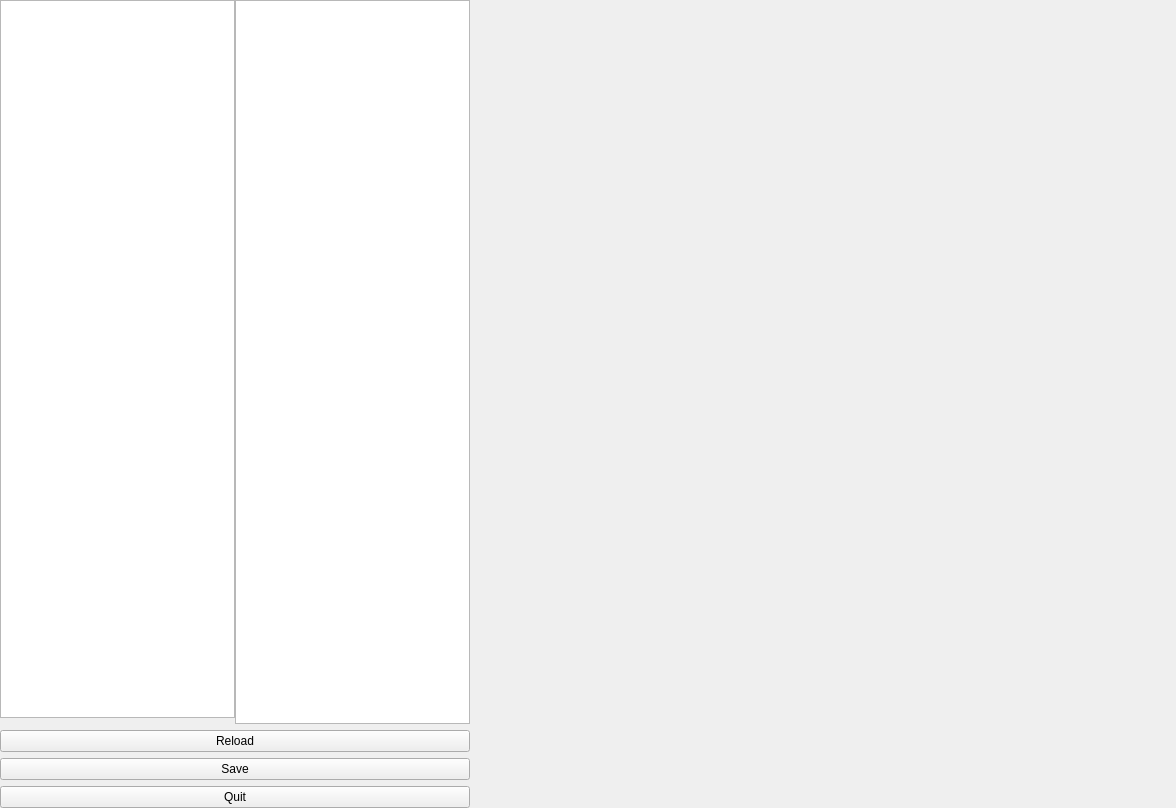
<?xml version="1.0" encoding="UTF-8"?>
<ui version="4.0">
 <class>ConfigWindow</class>
 <widget class="QWidget" name="ConfigWindow">
  <property name="geometry">
   <rect>
    <x>0</x>
    <y>0</y>
    <width>1176</width>
    <height>808</height>
   </rect>
  </property>
  <property name="windowTitle">
   <string>Form</string>
  </property>
  <layout class="QGridLayout" name="gridLayout" columnstretch="1,1,3">
   <property name="leftMargin">
    <number>0</number>
   </property>
   <property name="topMargin">
    <number>0</number>
   </property>
   <property name="rightMargin">
    <number>0</number>
   </property>
   <property name="bottomMargin">
    <number>0</number>
   </property>
   <property name="horizontalSpacing">
    <number>0</number>
   </property>
   <item row="0" column="0">
    <widget class="QListWidget" name="categoryList"/>
   </item>
   <item row="2" column="0" colspan="2">
    <widget class="QPushButton" name="btnReload">
     <property name="text">
      <string>Reload</string>
     </property>
    </widget>
   </item>
   <item row="3" column="0" colspan="2">
    <widget class="QPushButton" name="btnSave">
     <property name="text">
      <string>Save</string>
     </property>
    </widget>
   </item>
   <item row="0" column="2" rowspan="4">
    <widget class="QStackedWidget" name="stackedWidget">
     <property name="currentIndex">
      <number>-1</number>
     </property>
    </widget>
   </item>
   <item row="0" column="1" rowspan="2">
    <widget class="QListWidget" name="itemList"/>
   </item>
   <item row="4" column="0" colspan="2">
    <widget class="QPushButton" name="btnQuit">
     <property name="text">
      <string>Quit</string>
     </property>
    </widget>
   </item>
  </layout>
 </widget>
 <resources/>
 <connections/>
</ui>
